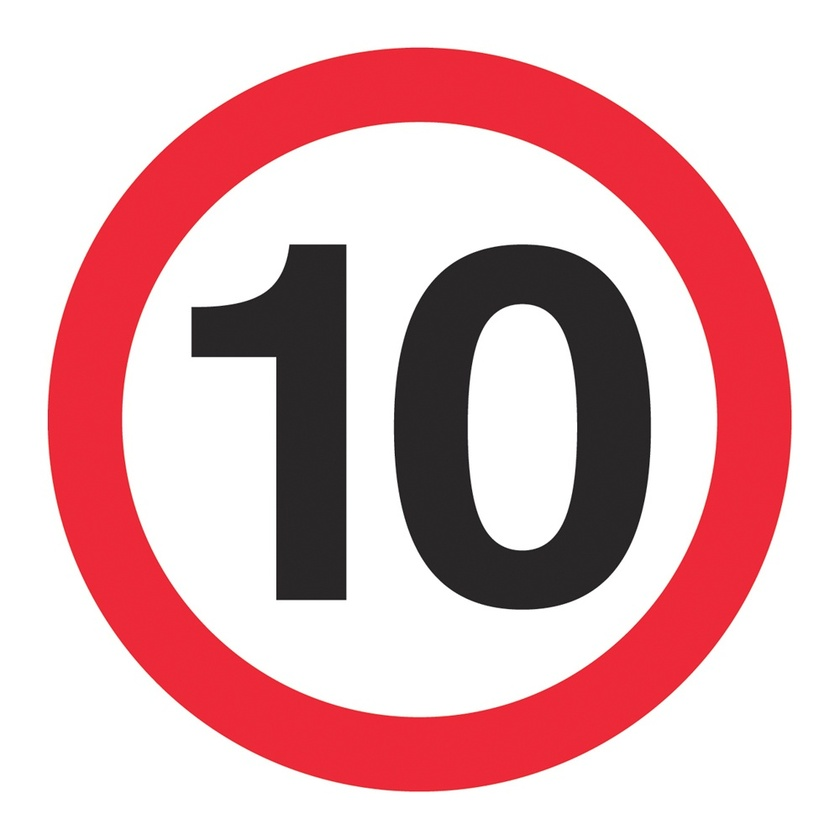
#> input picture Class/10km.jpg, 840 x 840 px, shrunk from 1000 x 1000 before the run, found by its file name; its folder holds only this picture in this run
$ python FeatureDetector.py
#> lines starting #> are read from the running program, lines starting #| are printed output that depends on the picture
import cv2
from matplotlib import pyplot as plt
import os

TRESHOLD = 15

'''Taking all images that we want to classify for them'''
path= "C:\\Users\\faruk\Documents\\git_ws\\FeatureBasedTemplateMatching\\Class\\"
images = []
classname = []
image_list = os.listdir(path)


'''Creating classes via image names'''
for clss in image_list:
    imgCurrent = cv2.imread(f'{path}{clss}',0)
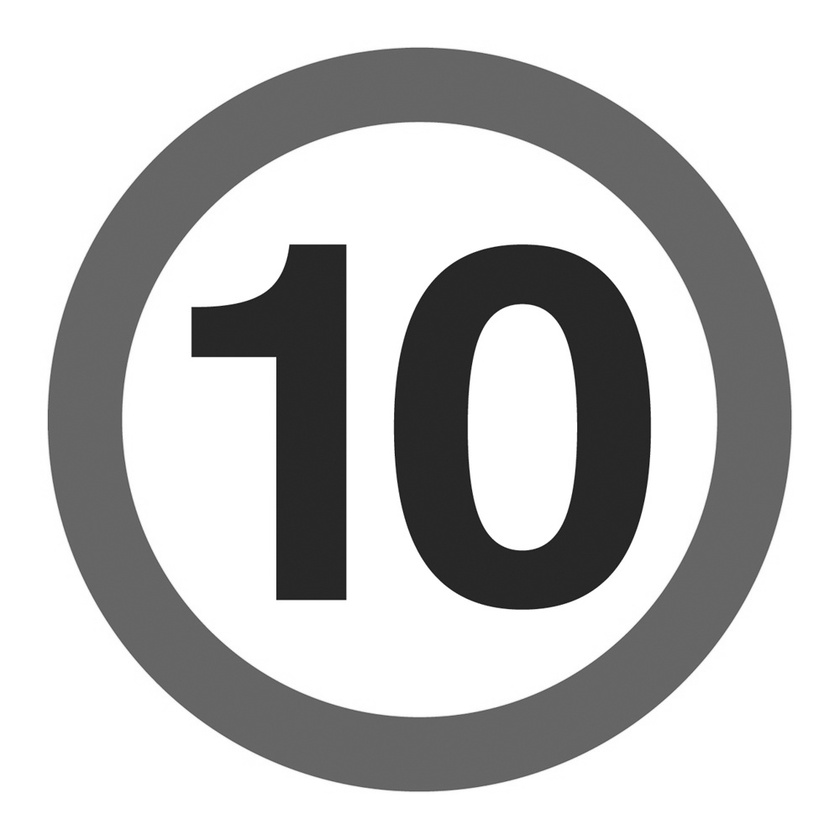
#> imgCurrent: shape (840, 840); min 15, max 255, mean 194.8
    images.append(imgCurrent)
    classname.append(os.path.splitext(clss)[0])

'''Creating ORB object'''#Fast and Free to use
orb = cv2.ORB_create()


'''Finding All Descriptors'''
def findDesc(images):
    descList = []
    for image in images:
        kp,desc = orb.detectAndCompute(image,None)
        descList.append(desc)
    return descList

'''Finding image id via using descritor list'''
def findID(img, descList):
    kp2, desc2 = orb.detectAndCompute(img,None)
    bf = cv2.BFMatcher()
    matchList = []
    finalval = -1
    try:
        for des in descList:
            matches = bf.knnMatch(des,desc2,k=2)
            goodmatches = []
            for m, n in matches:
                if m.distance < 0.75 * n.distance:
                    goodmatches.append([m])
            matchList.append(len(goodmatches))
    except:
        pass
    if matchList:
        if max(matchList) > TRESHOLD:
            finalval = matchList.index(max(matchList))
    return finalval


'''Image that we want to detect'''
detection_image = cv2.imread("C:\\Users\\faruk\Documents\\git_ws\\FeatureBasedTemplateMatching\\10kmmatch.jpg")
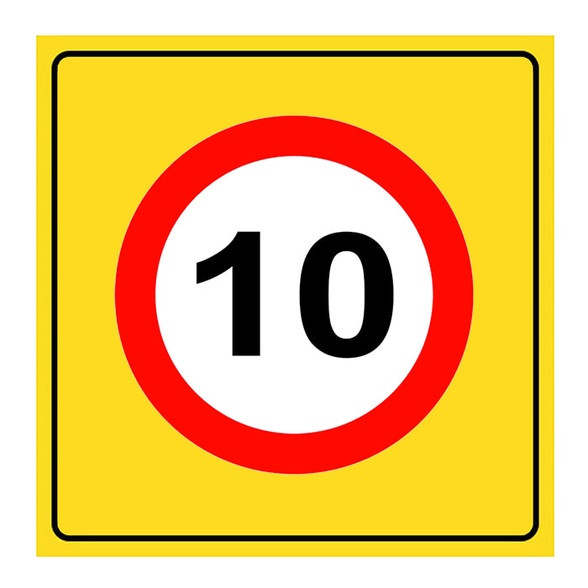
#> input picture 10kmmatch.jpg, 588 x 588 px, shrunk from 700 x 700 before the run, found by its file name
#> detection_image is the input picture: shape (588, 588, 3); mean B, G, R 108, 193.5, 236.8
img_gray = cv2.cvtColor(detection_image,cv2.COLOR_BGR2GRAY)
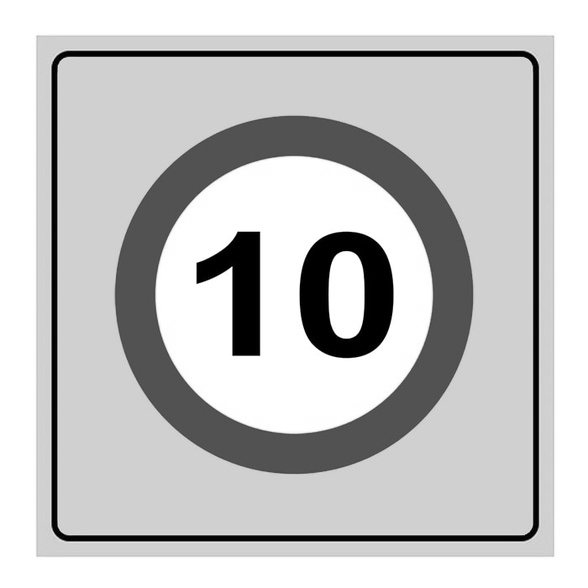
#> img_gray: shape (588, 588); min 0, max 255, mean 196.7


descList = findDesc(images)
#> the loop in findDesc, `for image in images:` made 1 pass
#> after the loop in findDesc, `for image in images:`: descList = 1 item
#> descList = 1 item
id =findID(img_gray,descList)
#> in findID, `kp2, desc2 = orb.detectAndCompute(img,None)`: kp2 = 333 keypoints; strongest (x, y, size): (198, 282, 37.2), (197, 282, 31), (233, 354, 31), (231, 268, 31)
#> the loop in findID, `for des in descList:` made 1 pass
#> matches on pass 1: 139 matches
#> after the loop in findID, `for des in descList:`: matchList = [11]
#> id = -1

if id != -1:
    cv2.putText(detection_image,classname[id],(50,50),cv2.FONT_HERSHEY_PLAIN,5,(255,0,0),3)


plt.imshow(detection_image)
plt.show()
cv2.imwrite("output.jpg",detection_image)
